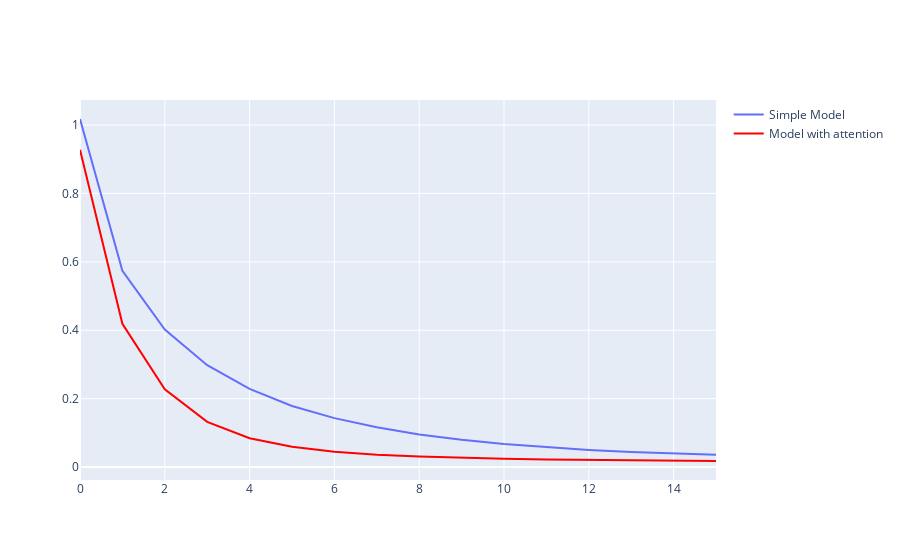

The code cell stored with this chart in its notebook:
### Code cell
import plotly.graph_objects as go

# Create a figure
fig = go.Figure()
# Add the first line plot
fig.add_trace(go.Scatter(
 x=list(range(num_epochs)),
 y=simple_model_loss_s, 
 mode='lines', 
 name='Simple Model'
))
# Add the second scatter plot
fig.add_trace(go.Scatter(
 x=list(range(num_epochs)),
 y=attention_model_loss_s, 
 mode='lines', 
 name='Model with attention',
 marker=dict(color='red')
))
# Show the plot
fig.show()

### Figure 1 — Plotly figure (JSON) as saved in the notebook; plotly's stock layout.template omitted (floating-point values rounded to 4 significant figures)
{"data": [{"mode": "lines", "name": "Simple Model", "type": "scatter", "x": [0, 1, 2, 3, 4, 5, 6, 7, 8, 9, 10, 11, 12, 13, 14, 15, 16, 17, 18, 19, 20, 21, 22, 23, 24, 25, 26, 27, 28, 29, 30, 31, 32, 33, 34, 35, 36, 37, 38, 39, 40, 41, 42, 43, 44, 45, 46, 47, 48, 49, 50, 51, 52, 53, 54, 55, 56, 57, 58, 59, 60, 61, 62, 63, 64, 65, 66, 67, 68, 69, 70, 71, 72, 73, 74, 75, 76, 77, 78, 79], "y": [1.018, 0.5739, 0.402, 0.2978, 0.2283, 0.1786, 0.1431, 0.1167, 0.09547, 0.07995, 0.06766, 0.05806, 0.0502, 0.04415, 0.03939, 0.03591]}, {"marker": {"color": "red"}, "mode": "lines", "name": "Model with attention", "type": "scatter", "x": [0, 1, 2, 3, 4, 5, 6, 7, 8, 9, 10, 11, 12, 13, 14, 15, 16, 17, 18, 19, 20, 21, 22, 23, 24, 25, 26, 27, 28, 29, 30, 31, 32, 33, 34, 35, 36, 37, 38, 39, 40, 41, 42, 43, 44, 45, 46, 47, 48, 49, 50, 51, 52, 53, 54, 55, 56, 57, 58, 59, 60, 61, 62, 63, 64, 65, 66, 67, 68, 69, 70, 71, 72, 73, 74, 75, 76, 77, 78, 79], "y": [0.9279, 0.4188, 0.2272, 0.1321, 0.0842, 0.05924, 0.04471, 0.03597, 0.03062, 0.02666, 0.02416, 0.02214, 0.02081, 0.01945, 0.01845, 0.01778]}], "layout": {}}
